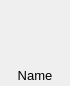
<?xml version="1.0" encoding="UTF-8"?>
<ui version="4.0">
 <class>AssetViewItem</class>
 <widget class="QWidget" name="AssetViewItem">
  <property name="geometry">
   <rect>
    <x>0</x>
    <y>0</y>
    <width>70</width>
    <height>86</height>
   </rect>
  </property>
  <property name="sizePolicy">
   <sizepolicy hsizetype="Fixed" vsizetype="Fixed">
    <horstretch>0</horstretch>
    <verstretch>0</verstretch>
   </sizepolicy>
  </property>
  <property name="minimumSize">
   <size>
    <width>70</width>
    <height>86</height>
   </size>
  </property>
  <property name="maximumSize">
   <size>
    <width>70</width>
    <height>86</height>
   </size>
  </property>
  <property name="windowTitle">
   <string>Form</string>
  </property>
  <layout class="QVBoxLayout" name="verticalLayout">
   <property name="spacing">
    <number>2</number>
   </property>
   <property name="leftMargin">
    <number>3</number>
   </property>
   <property name="topMargin">
    <number>3</number>
   </property>
   <property name="rightMargin">
    <number>3</number>
   </property>
   <property name="bottomMargin">
    <number>3</number>
   </property>
   <item>
    <widget class="QLabel" name="iconLabel">
     <property name="sizePolicy">
      <sizepolicy hsizetype="Preferred" vsizetype="Preferred">
       <horstretch>0</horstretch>
       <verstretch>2</verstretch>
      </sizepolicy>
     </property>
     <property name="minimumSize">
      <size>
       <width>64</width>
       <height>64</height>
      </size>
     </property>
     <property name="maximumSize">
      <size>
       <width>64</width>
       <height>64</height>
      </size>
     </property>
     <property name="text">
      <string/>
     </property>
    </widget>
   </item>
   <item>
    <widget class="QLabel" name="label">
     <property name="sizePolicy">
      <sizepolicy hsizetype="Preferred" vsizetype="Fixed">
       <horstretch>0</horstretch>
       <verstretch>0</verstretch>
      </sizepolicy>
     </property>
     <property name="font">
      <font>
       <pointsize>10</pointsize>
      </font>
     </property>
     <property name="text">
      <string>Name</string>
     </property>
     <property name="alignment">
      <set>Qt::AlignCenter</set>
     </property>
    </widget>
   </item>
  </layout>
 </widget>
 <resources/>
 <connections/>
</ui>
